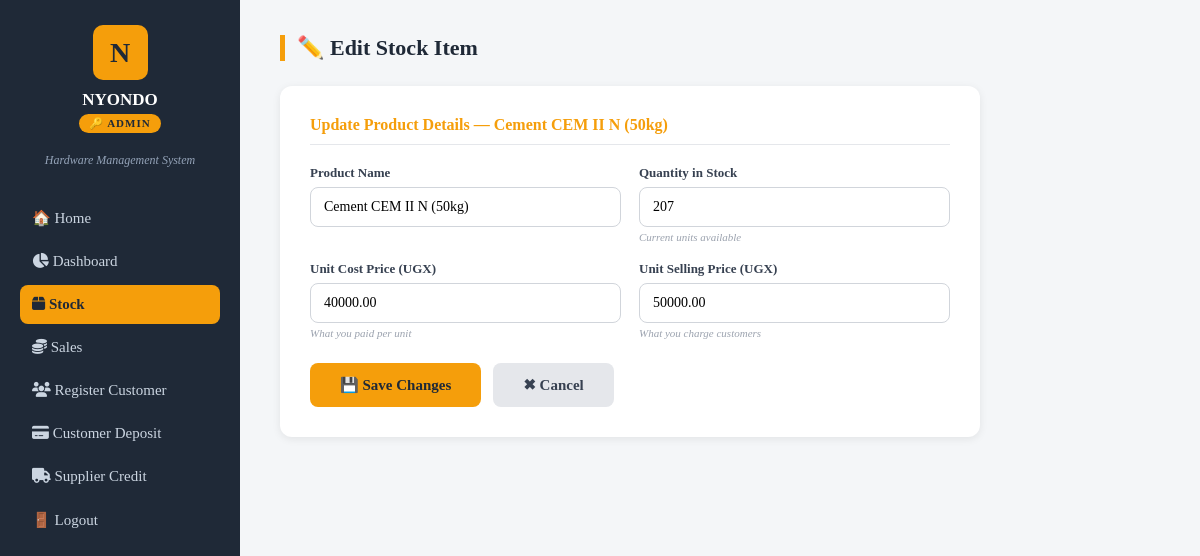
The app's page /stock/edit/8/ (signed in) with its own data.
### nyondoapp/models.py (models this page shows, shortened)
class Product(models.Model):
    name = models.CharField(max_length=200)
    unit_cost = models.DecimalField(max_digits=10, decimal_places=2)  # buying price
    unit_price = models.DecimalField(max_digits=10, decimal_places=2)  # selling price
    quantity = models.IntegerField(default=0)  # current stock level

### nyondoapp/views.py (the view, shortened to what this page needs)
# urls.py: path('stock/edit/<int:pk>/', views.stock_edit, name='stock_edit'),
@login_required
def stock_edit(request, pk):
    role = get_user_role(request.user)
    if role == 'salesperson':
        messages.error(request, 'You are not authorized to edit stock.')
        return redirect('/dashboard/salesperson/')
    product = Product.objects.get(id=pk)
    return render(request, 'stock_edit.html', {'product': product})

### nyondoapp/views.py (called while the page is built)
def get_user_role(user):
    groups = user.groups.values_list('name', flat=True)
    if 'admin' in groups:
        return 'admin'
    elif 'salesperson' in groups:
        return 'salesperson'
    elif 'stockmanager' in groups:
        return 'stockmanager'
    return None

### nyondoapp/templates/stock_edit.html (shortened to what this page needs)
<!doctype html>
<html lang="en">
  <head>
    <link rel="stylesheet" href="https://cdnjs.cloudflare.com/ajax/libs/font-awesome/6.5.1/css/all.min.css" />
  </head>
  <body>
    <div class="sidebar">
      <div class="logo-box">N</div>
      <h2>NYONDO</h2>
      {% if request.user.groups.all.0.name == 'admin' %}
      <span class="role-badge">🔑 Admin</span>
      {% elif request.user.groups.all.0.name == 'stockmanager' %}
      <span class="role-badge"><i class="fa-solid fa-box"></i> Stock Manager</span>
      {% endif %}
      <p class="tagline">Hardware Management System</p>
      <div class="menu">
        {% if request.user.groups.all.0.name == 'admin' %}
        <a onclick="window.location.href = '/'">🏠 Home</a>
        <a onclick="window.location.href = '/dashboard/admin/'"><i class="fa-solid fa-chart-pie"></i> Dashboard</a>
        <a onclick="window.location.href = '/stock/'" class="active"
          ><i class="fa-solid fa-box"></i> Stock</a
        >
        <a onclick="window.location.href = '/sales/'"><i class="fa-solid fa-coins"></i> Sales</a>
        <a onclick="window.location.href = '/customer_registration/'"
          ><i class="fa-solid fa-users"></i> Register Customer</a
        >
        <a onclick="window.location.href = '/customer_deposit/'"
          ><i class="fa-solid fa-credit-card"></i> Customer Deposit</a
        >
        <a onclick="window.location.href = '/supplier_credit/'"
          ><i class="fa-solid fa-truck"></i> Supplier Credit</a
        >
        {% endif %}
        <a onclick="window.location.href = '/logout/'">🚪 Logout</a>
      </div>
    </div>
    <div class="main">
      <div class="page-title">✏️ Edit Stock Item</div>
      <div class="form-card">
        <h3>Update Product Details — {{ product.name }}</h3>
        <form method="POST" action="/stock/edit/{{ product.id }}/">
          <div class="form-grid">
            <div>
              <label>Product Name</label>
              <input type="text" name="name" value="{{ product.name }}" />
            </div>
            <div>
              <label>Quantity in Stock</label>
              <input
                type="number"
                name="quantity"
                value="{{ product.quantity }}"
              />
              <p class="field-note">Current units available</p>
            </div>
            <div>
              <label>Unit Cost Price (UGX)</label>
              <input
                type="number"
                name="unit_cost"
                value="{{ product.unit_cost }}"
              />
              <p class="field-note">What you paid per unit</p>
            </div>
            <div>
              <label>Unit Selling Price (UGX)</label>
              <input
                type="number"
                name="unit_price"
                value="{{ product.unit_price }}"
              />
              <p class="field-note">What you charge customers</p>
            </div>
          </div>
          <div class="btn-row">
            <button class="btn-save" type="submit">💾 Save Changes</button>
            <a href="/stock/" class="btn-cancel">✖ Cancel</a>
          </div>
        </form>
      </div>
    </div>
  </body>
</html>

### nyondoapp/templates/stock_edit.html (style rules this page uses)
* { box-sizing: border-box; margin: 0; padding: 0; font-family: Georgia, serif; }
body { background: #f4f6f8; color: #1f2937; }
.sidebar { position: fixed; left: 0; top: 0; width: 240px; height: 100vh; background: #1f2937; color: #fff; padding: 25px 20px; overflow-y: auto; }
.logo-box { width: 55px; height: 55px; background: #f59e0b; color: #1f2937; border-radius: 10px; display: flex; align-items: center; justify-content: center; font-size: 28px; font-weight: bold; margin: 0 auto 10px; }
.sidebar h2 { text-align: center; font-size: 17px; margin-bottom: 4px; }
.sidebar p.tagline { text-align: center; font-size: 12px; color: #94a3b8; font-style: italic; margin-bottom: 30px; }
.role-badge { display: block; text-align: center; background: #f59e0b; color: #1f2937; font-size: 11px; font-weight: bold; padding: 3px 10px; border-radius: 20px; margin: 0 auto 20px; width: fit-content; letter-spacing: 1px; text-transform: uppercase; }
.menu a { display: block; color: #cbd5e1; text-decoration: none; padding: 11px 12px; border-radius: 8px; font-size: 15px; margin-bottom: 4px; cursor: pointer; }
.menu a.active { background: #f59e0b; color: #1f2937; font-weight: bold; }
.main { margin-left: 240px; padding: 35px 40px; }
.page-title { font-size: 22px; font-weight: bold; border-left: 5px solid #f59e0b; padding-left: 12px; margin-bottom: 25px; }
.form-card { background: #fff; border-radius: 12px; padding: 30px; box-shadow: 0 2px 8px rgba(0, 0, 0, 0.08); max-width: 700px; }
.form-card h3 { font-size: 16px; color: #f59e0b; border-bottom: 1px solid #e5e7eb; padding-bottom: 10px; margin-bottom: 20px; }
.form-grid { display: grid; grid-template-columns: 1fr 1fr; gap: 18px; }
label { display: block; font-size: 13px; font-weight: bold; margin-bottom: 6px; color: #374151; }
input { width: 100%; padding: 11px 13px; border: 1.5px solid #d1d5db; border-radius: 8px; font-size: 14px; outline: none; }
.field-note { font-size: 11px; color: #9ca3af; margin-top: 4px; font-style: italic; }
.btn-row { margin-top: 24px; display: flex; gap: 12px; }
.btn-save { background: #f59e0b; color: #1f2937; padding: 13px 30px; border: none; border-radius: 8px; font-size: 15px; font-weight: bold; cursor: pointer; }
.btn-cancel { background: #e5e7eb; color: #374151; padding: 13px 30px; border: none; border-radius: 8px; font-size: 15px; font-weight: bold; cursor: pointer; text-decoration: none; display: inline-block; }

### records on screen
Product: name "Cement CEM II N (50kg)", quantity "207", unit_cost "40000.00", unit_price "50000.00"
